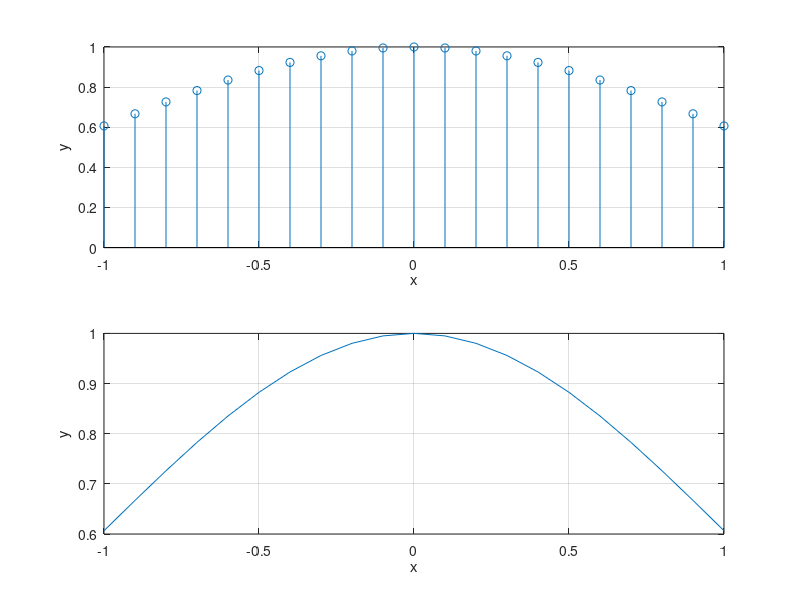

MATLAB code to generate this figure:
clc;
clear all;
close all;
x=-1:.1:1;
y=exp((-(x.^2))/2);
row=2;
col=1;
figure(1);
subplot(row,col,1);
stem(x,y);
grid on;
xlabel('x');
ylabel('y');
subplot(row,col,2);
plot(x,y);
grid on;
xlabel('x');
ylabel('y');